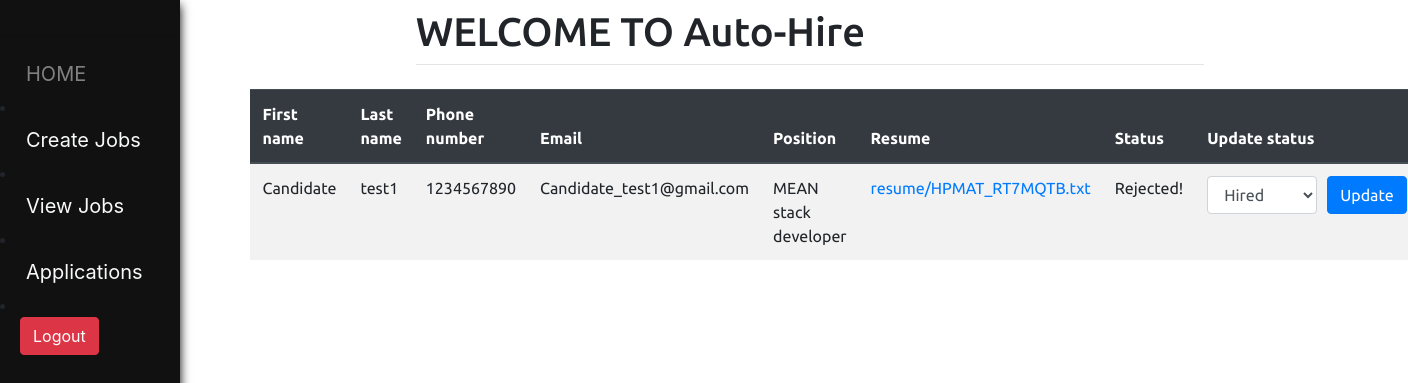
Page /candidates_applications/ (signed in) on the committed database.
### home/models.py (models this page shows, shortened)
class Recieve_job_applications(models.Model):
    user = models.ForeignKey(User, on_delete=models.CASCADE)
    job = models.ForeignKey(Job, on_delete=models.CASCADE)
    resume = models.ForeignKey(Resume, on_delete=models.CASCADE)
    apply_for_job = models.ForeignKey(Apply_for_job, on_delete=models.CASCADE)
    first_name = models.CharField(max_length=200, null=False)
    last_name = models.CharField(max_length=200, null=False)
    mobile = models.CharField(max_length=200, null=False)
    email = models.CharField(max_length=200 ,null=False)
    position = models.CharField(max_length=200, null=True)
    applied_by = models.CharField(max_length=200, null=True)
    resume_file = models.FileField(null=True)
    status = models.CharField(max_length=20, null=True, blank=True)
    job_created_by = models.CharField(max_length=200, null=True)

### home/views.py (the view)
# urls.py: path('candidates_applications/', views.recieve_candidates_applications, name="candidates_applications_view"),
def recieve_candidates_applications(request):
    recieve = Recieve_job_applications.objects.filter(job_created_by=request.user)
    return render(request, 'home/recieve_applications.html', {'recieve': recieve})

### home/templatetags/has_group.py (called while the page is built)
@register.filter(name='has_group')
def has_group(user, group_name):
    return user.groups.filter(name=group_name).exists()

### home/templates/home/recieve_applications.html (shortened to what this page needs)
{% extends "home/index.html" %}
{% block content %}
<div class="cart">
    <div class="row">
        <div class="col-sm-12">
            <div class="table-responsive">
                <table class="table table-striped" style="width:1000px">
                    <thead class="thead-dark">
                        <tr>
                            <th scope="col">First name</th>
                            <th scope="col">Last name</th>
                            <th scope="col">Phone number</th>
                            <th scope="col">Email</th>
                            <th scope="col">Position</th>
                            <th scope="col">Resume</th>
                            <th scope="col">Status</th>
                            <th scope="col">Update status</th>
                        </tr>
                    </thead>
                    <tbody>
                        {% for j in recieve %}
                            <tr>
                                <td>{{ j.first_name }}</td>
                                <td>{{ j.last_name }} </td>
                                <td>{{ j.mobile }}</td>
                                <td>{{ j.email }}</td>
                                <td>{{j.position}}</td>
                                <td><a href="{% url 'home:open_resume' j.id %}">{{j.resume_file}}</a></td>
                                <td>{{j.status}}</td>
                                <td>
                                    <form method="POST" action="{% url 'home:update_status' j.id %}" style="display: flex;">
                                        <select class="form-control" name="status" style="width:110px; margin-right:10px">
                                            <option value="Hire" selected="selected">Hired</option>
                                        </select>
                                        <button type="submit" class="btn btn-primary">Update</button>
                                    </form>
                                </td>
                            </tr>
                        {% endfor %}
                    </tbody>
                </table>
            </div>
        </div>
    </div>
</div>
{% endblock content %}

### rows in the picture
Recieve_job_applications: first_name "Candidate", last_name "test1", mobile "1234567890", email "Candidate_test1@gmail.com", position "MEAN stack developer", resume_file "resume/HPMAT_RT7MQTB.txt", status "Rejected!"
